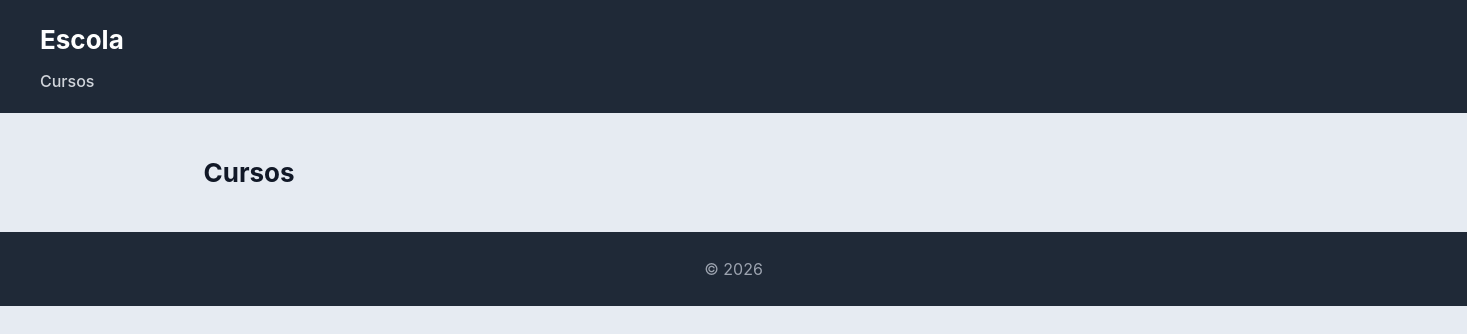
Before: /escola/cursos/ with the older database file.
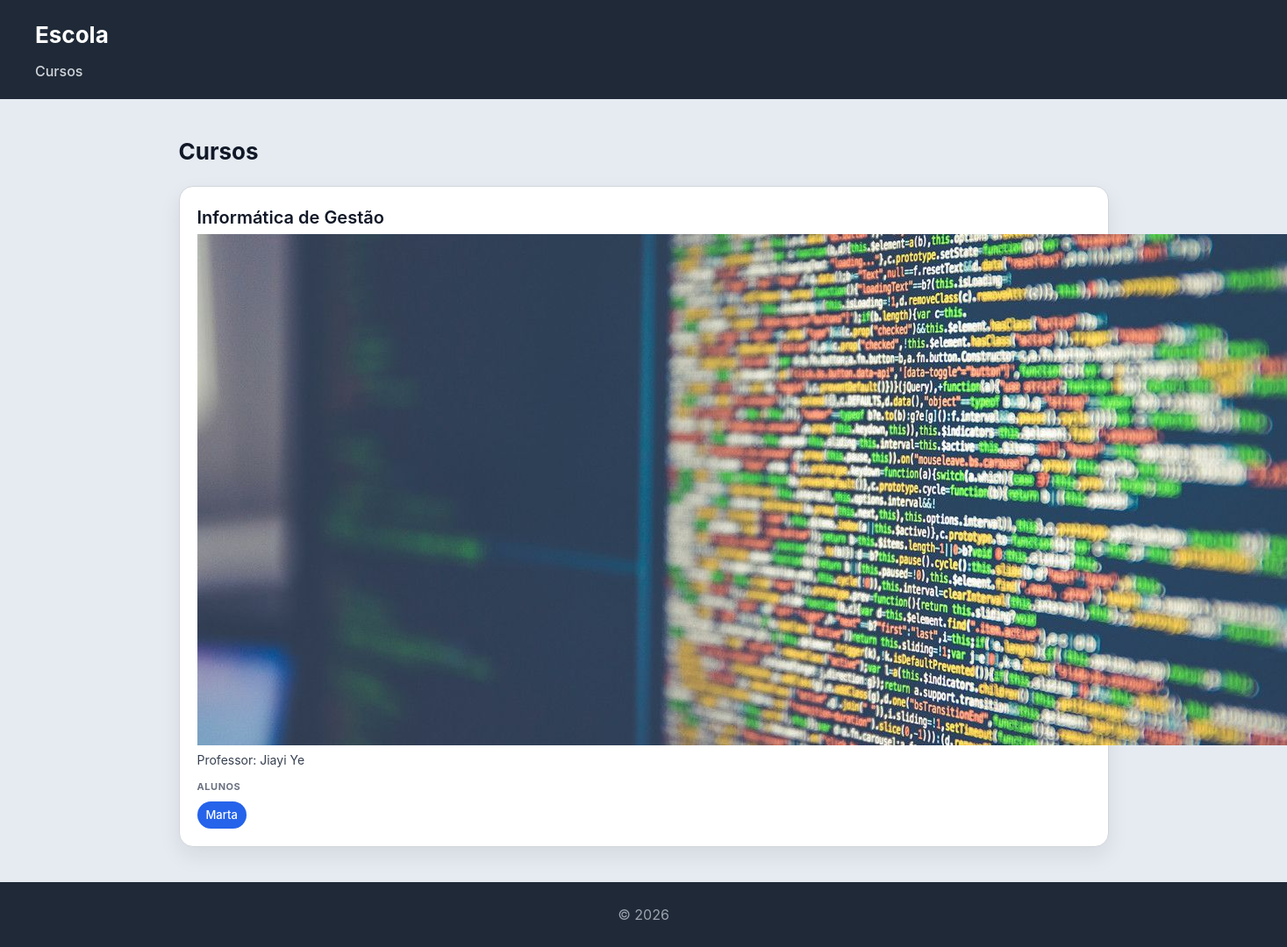
After: the same page with the newer database file.
### escola/models.py (models this page shows, shortened)
class Curso(models.Model):
    nome = models.CharField(max_length=100)
    imagem = models.ImageField(upload_to='cursos/')
    professor = models.ForeignKey(Professor, on_delete=models.CASCADE, related_name='cursos')
    alunos = models.ManyToManyField(Aluno, related_name='cursos')

class Professor(models.Model):
    nome = models.CharField(max_length=100)
    email = models.EmailField()

class Aluno(models.Model):
    nome = models.CharField(max_length=100)
    numero = models.CharField(max_length=20, unique=True)

### escola/views.py (the view)
# urls.py: path('cursos/', views.cursos_view, name="cursos"),
def cursos_view(request):
    cursos = Curso.objects.select_related('professor').prefetch_related('alunos').all()
    return render(request, 'escola/cursos.html', {'cursos': cursos})

### escola/templates/escola/cursos.html
{% extends "escola/base.html" %}
{% block content %}
<h2>Cursos</h2>
<section>
    {% for curso in cursos %}
    <article>
        <header>
            <h3>{{ curso.nome }}</h3>
            <img src="{{ curso.imagem.url }}" alt="Imagem do logotipo {{ curso.imagem.name }}">
            <p>Professor: {{ curso.professor.nome }}</p>
        </header>
        <section>
            <h4>Alunos</h4>
            <ul>
                {% for aluno in curso.alunos.all %}
                    <li>{{ aluno.nome }}</li>
                {% empty %}
                    <li>Sem alunos inscritos</li>
                {% endfor %}
            </ul>
        </section>
    </article>
    {% endfor %}
</section>
{% endblock %}

### escola/templates/escola/base.html (shortened to what this page needs)
<!DOCTYPE html>
<html lang="pt">
<head>
    {% load static %}
    <link rel="stylesheet" href="{% static 'escola/styles.css' %}">
</head>
<body>
    <header>
        <h1>Escola</h1>
        <nav>
            <a href="{% url 'cursos' %}">Cursos</a>
        </nav>
    </header>
    <main>
        {% block content %}{% endblock %}
    </main>
    <footer>
        <p>&copy; 2026</p>
    </footer>
</body>
</html>

### escola/static/escola/styles.css (style rules this page uses)
* { box-sizing: border-box; margin: 0; padding: 0; }
body { font-family: "Inter", "Segoe UI", system-ui, -apple-system, sans-serif; background: #e6ebf2; color: #111827; line-height: 1.5; }
body > header { background: #1f2937; color: white; padding: 20px 40px; }
body > header h1 { font-size: 26px; }
body > header nav { margin-top: 10px; }
body > header nav a { color: #d1d5db; margin-right: 20px; text-decoration: none; font-weight: 500; }
main { max-width: 1100px; margin: 40px auto; padding: 0 20px; }
h2 { margin-bottom: 20px; font-size: 26px; }
section > article { background: white; padding: 20px; border-radius: 16px; border: 1px solid #d1d5db; box-shadow: 0 10px 25px rgba(0,0,0,0.08); transition: all 0.25s ease; margin-bottom: 20px; }
article > header { margin-bottom: 12px; }
article > header > h3 { font-size: 20px; font-weight: 600; margin-bottom: 4px; }
article > header > p { font-size: 14px; color: #374151; }
article > section { margin-top: 10px; }
article > section > h4 { font-size: 11px; text-transform: uppercase; color: #6b7280; margin-bottom: 8px; letter-spacing: 0.05em; }
article > section > ul { list-style: none; display: flex; flex-wrap: wrap; gap: 8px; }
article > section > ul > li { background: #2563eb; color: white; padding: 6px 10px; border-radius: 999px; font-size: 13px; font-weight: 500; }
footer { text-align: center; padding: 25px; background: #1f2937; color: #9ca3af; margin-top: 40px; }

Changed rows visible on the page:
added Curso: nome "Informática de Gestão", imagem (picture), professor.nome "Jiayi Ye"
added Aluno: nome "Marta"
